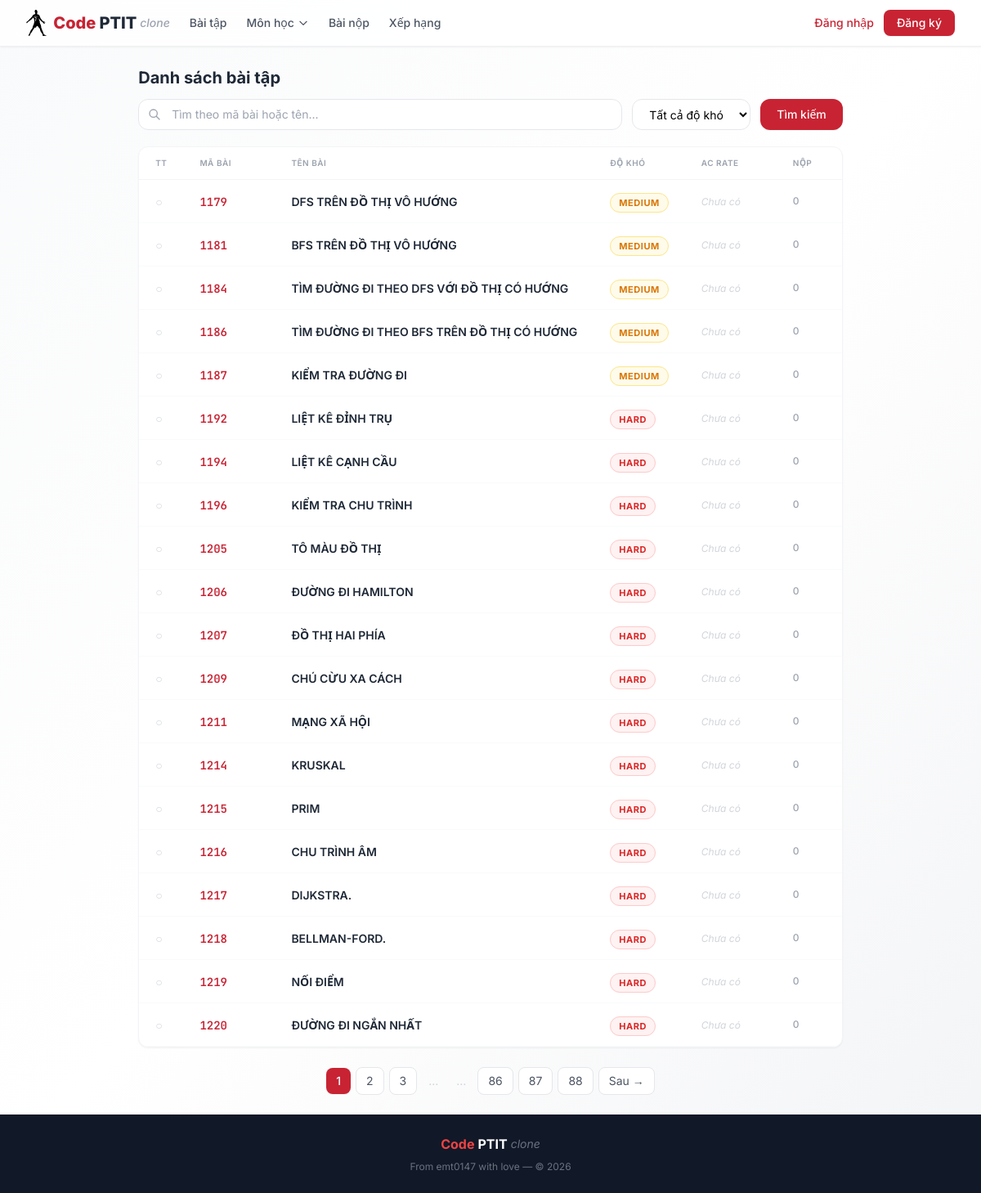
The page /problems on the database its author committed.
### models.py (models this page shows)
class Problem(Base):
    __tablename__ = "problems"
    id = Column(Integer, primary_key=True, index=True)
    code = Column(String(20), unique=True, index=True, nullable=False)  # e.g., CPP0101
    title = Column(String(200), nullable=False)
    category = Column(String(100), default="", index=True)  # Subject/category
    description = Column(Text, nullable=False)  # Markdown supported
    input_description = Column(Text, default="")
    output_description = Column(Text, default="")
    sample_input = Column(Text, default="")
    sample_output = Column(Text, default="")
    difficulty = Column(String(20), default=Difficulty.EASY)
    time_limit = Column(Float, default=1.0)  # seconds
    memory_limit = Column(Integer, default=256)  # MB
    created_at = Column(DateTime, default=datetime.utcnow)
    total_submissions = Column(Integer, default=0)
    accepted_count = Column(Integer, default=0)
    testcases = relationship("TestCase", back_populates="problem", cascade="all, delete-orphan")
    submissions = relationship("Submission", back_populates="problem")

### routers/problems.py (the view)
@router.get("/problems")
async def problem_list(
    request: Request,
    page: int = 1,
    search: str = "",
    difficulty: str = "",
    category: str = "",
    db: Session = Depends(get_db)
):
    user = get_current_user(request, db)
    query = db.query(Problem)
    if category:
        query = query.filter(Problem.category == category)
    if search:
        query = query.filter(
            (Problem.title.ilike(f"%{search}%")) |
            (Problem.code.ilike(f"%{search}%"))
        )
    if difficulty:
        query = query.filter(Problem.difficulty == difficulty)
    total = query.count()
    problems = query.order_by(Problem.code).offset(
        (page - 1) * PROBLEMS_PER_PAGE
    ).limit(PROBLEMS_PER_PAGE).all()
    total_pages = (total + PROBLEMS_PER_PAGE - 1) // PROBLEMS_PER_PAGE
    solved_ids = set()
    if user:
        solved = db.query(Submission.problem_id).filter(
            Submission.user_id == user.id,
            Submission.status == SubmissionStatus.ACCEPTED
        ).distinct().all()
        solved_ids = {s[0] for s in solved}
    category_info = CATEGORIES.get(category) if category else None
    return templates.TemplateResponse("problems.html", {
        "request": request,
        "user": user,
        "problems": problems,
        "page": page,
        "total_pages": total_pages,
        "search": search,
        "difficulty": difficulty,
        "category": category,
        "category_info": category_info,
        "solved_ids": solved_ids,
    })

### templates/problems.html (shortened to what this page needs)
{% extends "base.html" %}
{% block content %}
<div class="mb-5 animate-fade-in">
    {% if category_info %}
    <div class="flex items-center gap-3 mb-4">
        <span class="text-3xl flex-shrink-0 w-8 h-8">{{ category_info.icon | safe }}</span>
        <div>
            <h1 class="text-xl font-bold text-gray-800">{{ category_info.name }}</h1>
            <p class="text-gray-500 text-xs">{{ category_info.description }}</p>
        </div>
    </div>
    {% else %}
    <h1 class="text-xl font-bold text-gray-800 mb-3">Danh sách bài tập</h1>
    {% endif %}
    <form method="GET" action="{% if category %}/category/{{ category }}{% else %}/problems{% endif %}"
        class="flex gap-3 mb-4">
        <div class="flex-1 relative">
            <svg class="w-4 h-4 absolute left-3 top-1/2 -translate-y-1/2 text-gray-400" fill="none"
                stroke="currentColor" viewBox="0 0 24 24">
                <path stroke-linecap="round" stroke-linejoin="round" stroke-width="2"
                    d="M21 21l-6-6m2-5a7 7 0 11-14 0 7 7 0 0114 0z" />
            </svg>
            <input type="text" name="search" value="{{ search }}" placeholder="Tìm theo mã bài hoặc tên..."
                class="w-full pl-10 pr-4 py-2 bg-white border border-gray-200 rounded-xl text-sm focus:ring-2 focus:ring-brand-500/30 focus:border-brand-500 outline-none transition">
        </div>
        <select name="difficulty"
            class="px-4 py-2 bg-white border border-gray-200 rounded-xl text-sm focus:ring-2 focus:ring-brand-500/30 focus:border-brand-500 outline-none transition">
            <option value="">Tất cả độ khó</option>
        </select>
        <button type="submit"
            class="bg-brand-600 hover:bg-brand-700 text-white px-5 py-2 rounded-xl transition text-sm font-medium shadow-sm">
            Tìm kiếm
        </button>
    </form>
</div>
<div class="bg-white rounded-xl shadow-sm border border-gray-100 overflow-hidden animate-fade-in"
    style="animation-delay:0.1s">
    <table class="min-w-full">
        <thead>
            <tr class="border-b border-gray-100">
                <th class="px-5 py-3 text-left text-[10px] font-semibold text-gray-400 uppercase tracking-wider w-12">TT
                </th>
                <th class="px-5 py-3 text-left text-[10px] font-semibold text-gray-400 uppercase tracking-wider w-28">Mã
                    bài</th>
                <th class="px-5 py-3 text-left text-[10px] font-semibold text-gray-400 uppercase tracking-wider">Tên bài
                </th>
                <th class="px-5 py-3 text-left text-[10px] font-semibold text-gray-400 uppercase tracking-wider w-24">Độ
                    khó</th>
                <th class="px-5 py-3 text-left text-[10px] font-semibold text-gray-400 uppercase tracking-wider w-28">AC
                    Rate</th>
                <th class="px-5 py-3 text-left text-[10px] font-semibold text-gray-400 uppercase tracking-wider w-20">
                    Nộp</th>
            </tr>
        </thead>
        <tbody>
            {% for p in problems %}
            <tr class="table-row-hover border-b border-gray-50 group">
                <td class="px-5 py-3.5">
                    {% if p.id in solved_ids %}
                    <span class="text-emerald-500 text-base font-bold">✓</span>
                    {% else %}
                    <span class="text-gray-300 text-sm">○</span>
                    {% endif %}
                </td>
                <td class="px-5 py-3.5">
                    <a href="/problem/{{ p.code }}"
                        class="text-brand-600 font-mono font-semibold text-sm hover:text-brand-700 transition">{{ p.code
                        }}</a>
                </td>
                <td class="px-5 py-3.5">
                    <a href="/problem/{{ p.code }}"
                        class="text-gray-800 hover:text-brand-600 font-semibold text-sm transition group-hover:underline decoration-brand-200">{{
                        p.title }}</a>
                </td>
                <td class="px-5 py-3.5">
                    <span class="text-[11px] font-bold px-2.5 py-1 rounded-full uppercase tracking-wider
                        {% if p.difficulty == 'Easy' %}bg-emerald-50 text-emerald-600 border border-emerald-200
                        {% elif p.difficulty == 'Medium' %}bg-amber-50 text-amber-600 border border-amber-200
                        {% else %}bg-red-50 text-red-600 border border-red-200{% endif %}">
                        {{ p.difficulty }}
                    </span>
                </td>
                <td class="px-5 py-3.5 text-sm">
                    {% if p.total_submissions > 0 %}
                    <div class="flex items-center gap-2">
                        <span class="font-semibold text-xs w-10 text-right
                            {% if (p.accepted_count / p.total_submissions) > 0.5 %}text-emerald-600
                            {% elif (p.accepted_count / p.total_submissions) > 0.2 %}text-amber-600
                            {% else %}text-red-500{% endif %}">
                            {{ "%.1f"|format(p.accepted_count / p.total_submissions * 100) }}%
                        </span>
                        <div class="w-14 h-1.5 bg-gray-100 rounded-full overflow-hidden">
                            <div class="h-full rounded-full transition-all duration-500
                                {% if (p.accepted_count / p.total_submissions) > 0.5 %}bg-emerald-500
                                {% elif (p.accepted_count / p.total_submissions) > 0.2 %}bg-amber-500
                                {% else %}bg-red-500{% endif %}"
                                style="width: {{ p.accepted_count / p.total_submissions * 100 }}%"></div>
                        </div>
                    </div>
                    {% else %}
                    <span class="text-gray-300 italic text-xs">Chưa có</span>
                    {% endif %}
                </td>
                <td class="px-5 py-3.5 text-gray-400 text-xs font-medium">{{ p.total_submissions }}</td>
            </tr>
            {% endfor %}
        </tbody>
    </table>
</div>
{% if total_pages > 1 %}
{% set base_url = "/category/" + category if category else "/problems" %}
<div class="mt-6 flex justify-center items-center gap-1.5">
    {% for p in range(1, total_pages + 1) %}
    {% if p == page %}
    <span class="px-3 py-1.5 bg-brand-600 text-white rounded-lg text-sm font-medium shadow-sm">{{ p }}</span>
    {% elif p <= 3 or p>= total_pages - 2 or (p >= page - 1 and p <= page + 1) %} <a
            href="{{ base_url }}?page={{ p }}&search={{ search }}&difficulty={{ difficulty }}"
            class="px-3 py-1.5 bg-white border border-gray-200 rounded-lg text-sm hover:bg-gray-50 transition text-gray-600">
            {{ p }}</a>
            {% elif p == 4 or p == total_pages - 3 %}
            <span class="px-2 text-gray-300 text-sm">…</span>
            {% endif %}
            {% endfor %}
            {% if page < total_pages %} <a
                href="{{ base_url }}?page={{ page + 1 }}&search={{ search }}&difficulty={{ difficulty }}"
                class="px-3 py-1.5 bg-white border border-gray-200 rounded-lg text-sm hover:bg-gray-50 transition text-gray-600">
                Sau →</a>
                {% endif %}
</div>
{% endif %}
{% endblock %}

### templates/base.html (style rules this page uses)
body { font-family: 'Inter', system-ui, sans-serif; }
.table-row-hover { transition: all 0.15s ease; }

### rows shown on the page
Problem: code "1179", title "DFS TRÊN ĐỒ THỊ VÔ HƯỚNG", difficulty "MEDIUM", shows "Chưa có", total_submissions "0"
Problem: code "1181", title "BFS TRÊN ĐỒ THỊ VÔ HƯỚNG", difficulty "MEDIUM", shows "Chưa có", total_submissions "0"
Problem: code "1184", title "TÌM ĐƯỜNG ĐI THEO DFS VỚI ĐỒ THỊ CÓ HƯỚNG", difficulty "MEDIUM", shows "Chưa có", total_submissions "0"
Problem: code "1186", title "TÌM ĐƯỜNG ĐI THEO BFS TRÊN ĐỒ THỊ CÓ HƯỚNG", difficulty "MEDIUM", shows "Chưa có", total_submissions "0"
Problem: code "1187", title "KIỂM TRA ĐƯỜNG ĐI", difficulty "MEDIUM", shows "Chưa có", total_submissions "0"
Problem: code "1192", title "LIỆT KÊ ĐỈNH TRỤ", difficulty "HARD", shows "Chưa có", total_submissions "0"
Problem: code "1194", title "LIỆT KÊ CẠNH CẦU", difficulty "HARD", shows "Chưa có", total_submissions "0"
Problem: code "1196", title "KIỂM TRA CHU TRÌNH", difficulty "HARD", shows "Chưa có", total_submissions "0"
Problem: code "1205", title "TÔ MÀU ĐỒ THỊ", difficulty "HARD", shows "Chưa có", total_submissions "0"
Problem: code "1206", title "ĐƯỜNG ĐI HAMILTON", difficulty "HARD", shows "Chưa có", total_submissions "0"
Problem: code "1207", title "ĐỒ THỊ HAI PHÍA", difficulty "HARD", shows "Chưa có", total_submissions "0"
Problem: code "1209", title "CHÚ CỪU XA CÁCH", difficulty "HARD", shows "Chưa có", total_submissions "0"
Problem: code "1211", title "MẠNG XÃ HỘI", difficulty "HARD", shows "Chưa có", total_submissions "0"
Problem: code "1214", title "KRUSKAL", difficulty "HARD", shows "Chưa có", total_submissions "0"
Problem: code "1215", title "PRIM", difficulty "HARD", shows "Chưa có", total_submissions "0"
Problem: code "1216", title "CHU TRÌNH ÂM", difficulty "HARD", shows "Chưa có", total_submissions "0"
Problem: code "1217", title "DIJKSTRA.", difficulty "HARD", shows "Chưa có", total_submissions "0"
Problem: code "1218", title "BELLMAN-FORD.", difficulty "HARD", shows "Chưa có", total_submissions "0"
Problem: code "1219", title "NỐI ĐIỂM", difficulty "HARD", shows "Chưa có", total_submissions "0"
Problem: code "1220", title "ĐƯỜNG ĐI NGẮN NHẤT", difficulty "HARD", shows "Chưa có", total_submissions "0"

### other values the page prints
{{ p }} "1"
{{ p }} "2" "3" "86" "87" "88"
